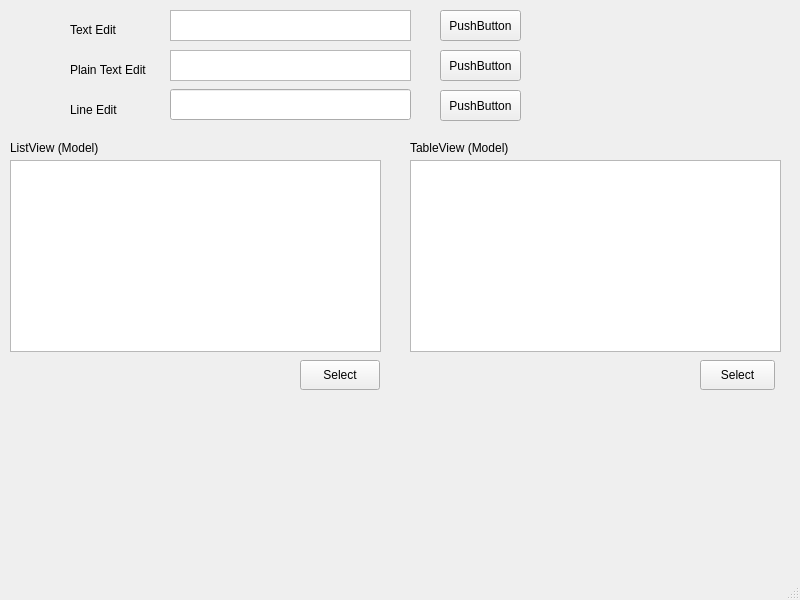
<?xml version="1.0" encoding="UTF-8"?>
<ui version="4.0">
 <class>MainWindow</class>
 <widget class="QMainWindow" name="MainWindow">
  <property name="geometry">
   <rect>
    <x>0</x>
    <y>0</y>
    <width>800</width>
    <height>600</height>
   </rect>
  </property>
  <property name="windowTitle">
   <string>MainWindow</string>
  </property>
  <widget class="QWidget" name="centralwidget">
   <widget class="QLabel" name="lblTextEdit">
    <property name="geometry">
     <rect>
      <x>70</x>
      <y>20</y>
      <width>91</width>
      <height>20</height>
     </rect>
    </property>
    <property name="text">
     <string>Text Edit</string>
    </property>
   </widget>
   <widget class="QTextEdit" name="textEdit">
    <property name="geometry">
     <rect>
      <x>170</x>
      <y>10</y>
      <width>241</width>
      <height>31</height>
     </rect>
    </property>
   </widget>
   <widget class="QPlainTextEdit" name="plainTextEdit">
    <property name="geometry">
     <rect>
      <x>170</x>
      <y>50</y>
      <width>241</width>
      <height>31</height>
     </rect>
    </property>
   </widget>
   <widget class="QLabel" name="lblPlainTextEdit">
    <property name="geometry">
     <rect>
      <x>70</x>
      <y>60</y>
      <width>91</width>
      <height>20</height>
     </rect>
    </property>
    <property name="text">
     <string>Plain Text Edit</string>
    </property>
   </widget>
   <widget class="QPushButton" name="btnTextEdit">
    <property name="geometry">
     <rect>
      <x>440</x>
      <y>10</y>
      <width>81</width>
      <height>31</height>
     </rect>
    </property>
    <property name="text">
     <string>PushButton</string>
    </property>
   </widget>
   <widget class="QPushButton" name="btnPlainTextEdit">
    <property name="geometry">
     <rect>
      <x>440</x>
      <y>50</y>
      <width>81</width>
      <height>31</height>
     </rect>
    </property>
    <property name="text">
     <string>PushButton</string>
    </property>
   </widget>
   <widget class="QListView" name="lvModel">
    <property name="geometry">
     <rect>
      <x>10</x>
      <y>160</y>
      <width>371</width>
      <height>192</height>
     </rect>
    </property>
   </widget>
   <widget class="QTableView" name="tblModel">
    <property name="geometry">
     <rect>
      <x>410</x>
      <y>160</y>
      <width>371</width>
      <height>192</height>
     </rect>
    </property>
   </widget>
   <widget class="QLabel" name="label_3">
    <property name="geometry">
     <rect>
      <x>10</x>
      <y>140</y>
      <width>131</width>
      <height>16</height>
     </rect>
    </property>
    <property name="text">
     <string>ListView (Model)</string>
    </property>
   </widget>
   <widget class="QLabel" name="label_4">
    <property name="geometry">
     <rect>
      <x>410</x>
      <y>140</y>
      <width>101</width>
      <height>16</height>
     </rect>
    </property>
    <property name="text">
     <string>TableView (Model)</string>
    </property>
   </widget>
   <widget class="QPushButton" name="btnSelectListViewModel">
    <property name="geometry">
     <rect>
      <x>300</x>
      <y>360</y>
      <width>80</width>
      <height>30</height>
     </rect>
    </property>
    <property name="text">
     <string>Select</string>
    </property>
   </widget>
   <widget class="QPushButton" name="btnSelectTableViewModel">
    <property name="geometry">
     <rect>
      <x>700</x>
      <y>360</y>
      <width>75</width>
      <height>30</height>
     </rect>
    </property>
    <property name="text">
     <string>Select</string>
    </property>
   </widget>
   <widget class="QLineEdit" name="lineEdit">
    <property name="geometry">
     <rect>
      <x>170</x>
      <y>89</y>
      <width>241</width>
      <height>31</height>
     </rect>
    </property>
   </widget>
   <widget class="QLabel" name="lblLineEdit">
    <property name="geometry">
     <rect>
      <x>70</x>
      <y>100</y>
      <width>91</width>
      <height>20</height>
     </rect>
    </property>
    <property name="text">
     <string>Line Edit</string>
    </property>
   </widget>
   <widget class="QPushButton" name="btnLineEdit">
    <property name="geometry">
     <rect>
      <x>440</x>
      <y>90</y>
      <width>81</width>
      <height>31</height>
     </rect>
    </property>
    <property name="text">
     <string>PushButton</string>
    </property>
   </widget>
  </widget>
  <widget class="QMenuBar" name="menubar">
   <property name="geometry">
    <rect>
     <x>0</x>
     <y>0</y>
     <width>800</width>
     <height>21</height>
    </rect>
   </property>
  </widget>
  <widget class="QStatusBar" name="statusbar"/>
  <action name="actionExit">
   <property name="text">
    <string>Exit</string>
   </property>
   <property name="shortcut">
    <string>Esc</string>
   </property>
  </action>
  <action name="actionFullscreen">
   <property name="text">
    <string>Fullscreen</string>
   </property>
   <property name="shortcut">
    <string>F11</string>
   </property>
  </action>
 </widget>
 <resources/>
 <connections/>
</ui>
